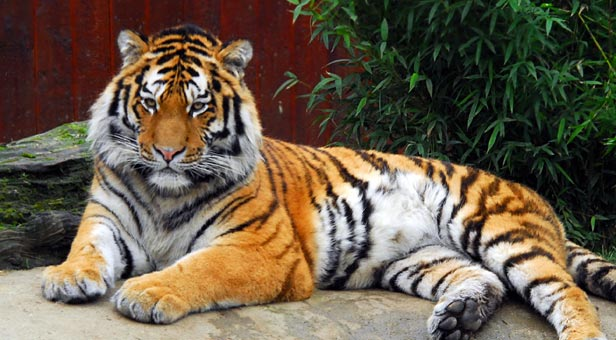
%> input picture KTH/Image analysis/lab3/tiger1.jpg, 616 x 340 px
$ octave q12.m   (GNU Octave 9; MATLAB toolbox functions it lacks are replaced by stand-ins)
%> lines starting %> are read from the running program, lines starting %| are printed output that depends on the picture
### KTH/Image analysis/lab3/graphcut_segm.m
function [ segm, prior ] = graphcut_segm(I, area, K, alpha, sigma)
% area = [ minx, miny, maxx, maxy ]

[h,w,c] = size(I);
dw = area(3) - area(1) + 1;
dh = area(4) - area(2) + 1;
mask = uint8([zeros(area(2)-1,w); zeros(dh,area(1)-1), ones(dh,dw), ...
	     zeros(dh,w-area(3)); zeros(h-area(4),w)]);
Ivec = single(reshape(I, size(I,1)*size(I,2), 3));

grey = single(rgb2gray(I));
h = fspecial('gaussian', [7,7], 0.5);
grey = imfilter(grey, h);
h = fspecial('sobel');
dx = imfilter(grey, h/4);
dy = imfilter(grey, h/4');
grad = sqrt(dx.^2 + dy.^2);
edge = (alpha*sigma)*ones(size(grey)) ./ (grad + sigma);

tic
for l=1:3

    fprintf('Find Gaussian mixture models...\n');
    fprob = mixture_prob2(I, K, 10, mask);
    bprob = mixture_prob2(I, K, 10, 1-mask);
    prior = reshape(fprob ./ (fprob + bprob), size(I,1), size(I,2), 1);
    toc

    fprintf('Find minimum cut...\n');
    [u, erriter, i] = cmf_cut(prior, edge);
    mask = uint8(u>0.5);
    toc

end

segm = int16(u>0.5) + 1;

### KTH/Image analysis/lab3/mixture_prob2.m
function prob = mixture_prob2(image, K, L, mask)

  % The height and width of the image
  [height, width, ~] = size(image);

  N = height * width;


% -------------- Store all pixels for which mask=1 in a Nx3 matrix -------------

  % Reshape image into 2D
  image_vec = im2double(reshape(image, N, 3));

  % Identify and obtain the masked pixels
  image_masked_vec = image_vec(find(mask), :);

  % The total number of masked pixels
  M = size(image_masked_vec, 1);


% ----------- Randomly initialize the K components using masked pixels ---------

  % mu_k -> centers
  [segmentation centers] = kmeans_segm_for_mixture(image_masked_vec, K, 10*L, 1421);

  % sigma_k
  cov = cell(K,1);
  cov(:) = {0.04 * rand * eye(3)};

  % w_k
  w = zeros(K, 1);

  for i = 1:K
    w(i) = sum(segmentation(:,1) == i);
  end

  w = w / sum(w,1);


  % Initialize p(i,k) for the masked pixels
  p = zeros(M, K);

  % Initialize g(i,k) for the masked pixels
  g = zeros(M, K);

  % The nominator of Step 1
  nom_p = zeros(M, K);


% ------------------------------- Iterate L times ------------------------------
  for l = 1:L

% --------- Expectation: Compute probabilities P_ik using masked pixels --------
    for kernel = 1:K

      g(:,kernel) = g_k(image_masked_vec, centers(kernel,:), cov{kernel});

      nom_p(:,kernel) = w(kernel) * g(:, kernel);

    end


    % The denominator of Step 1
    sum_denom_p = sum(nom_p,2);


    for kernel = 1:K
      p(:,kernel) = nom_p(:,kernel) ./ sum_denom_p;
    end


% --- Maximization: Update weights, means and covariances using masked pixels --
    for kernel = 1:K
      w(kernel) = sum(p(:, kernel), 1) / M;

      centers(kernel, :) = p(:,kernel)' * image_masked_vec / (sum(p(:, kernel), 1));
    end

    for kernel = 1:K

      diff = bsxfun(@minus, image_masked_vec, centers(kernel, :));

      nom_cov = diff' * (diff .* repmat(p(:,kernel), [1 3]));

      cov{kernel} =  nom_cov / sum(p(:, kernel), 1) + 0.0005 * diag(diag(rand(3)));
    end

  end


% ---------- Compute probabilities p(c_i) in Eq.(3) for all pixels I -----------
  pos_NK = zeros(N,K);

  for kernel = 1:K
    pos_NK(:,kernel) = g_k((image_vec), centers(kernel,:), cov{kernel}) * w(kernel);
    pos_NK(:,kernel) = pos_NK(:,kernel) / sum(pos_NK(:,kernel), 1);
  end

  pos = sum(pos_NK,2);

  prob = reshape(pos, height, width, 1);

end

### KTH/Image analysis/lab3/kmeans_segm_for_mixture.m
% Given an image,
% the number of cluster centers K,
% number of iterations L and
% a seed for initializing randomization,
% computes a segmentation (with a colour index per pixel) and the centers of all
% clusters in 3D colour space.
function [ segmentation, centers ] = kmeans_segm_for_mixture(image, K, L, seed)

  % The height and width of the image
  height = size(image, 1);
  width = size(image, 2);

  % Initialize random centers

  %centers = [255 255 255; 248 136 2];
  centers = [];

  rng(seed);
  rand_colours = rand(K, 3);

  centers = [centers; rand_colours];

  K = size(centers, 1);


  % This maps every pixel to the kernel closest to it
  segmentation = zeros(height * width, 1);

  % A pixels x centers matrix.
  pixel_to_kernel_distance = zeros(height * width, K);

  for l = 1:L

    % --------------------------------------------------------------------------
    % Assign each pixel to the cluster center for which the distance is minimum
    pixel_to_kernel_distance  = pdist2(image, centers, 'euclidean');

    [min_distance segmentation] = min(pixel_to_kernel_distance, [], 2);

    % --------------------------------------------------------------------------
    % Recompute each cluster center by taking the
    % mean of all pixels assigned to it
    for kernel = 1:K

      pixels = 0;

      means = zeros(1,3);
      means = double(means);

      for pixel = 1:height
        if segmentation(pixel) == kernel

          pixels = pixels + 1;

          means(1) = ((pixels - 1) * means(1) + image(pixel, 1)) / pixels;
          means(2) = ((pixels - 1) * means(2) + image(pixel, 2)) / pixels;
          means(3) = ((pixels - 1) * means(3) + image(pixel, 3)) / pixels;
        end
      end

      centers(kernel, :) = means;

    end % End kernel loop

  end % End l loop

end % End function

### KTH/Image analysis/lab3/q12.m
clear

scale_factor = 0.5;          % image downscale factor
area = [ 80, 110, 570, 300 ]; % image region to train foreground with
K = 4;                      % number of mixture components
alpha = 8.0;                 % maximum edge cost
sigma = 10.0;                % edge cost decay factor

I = imread('tiger1.jpg');
%> I is the input picture: size 340x616x3 uint8; mean R, G, B 106, 92.5, 74.4
I = imresize(I, scale_factor);
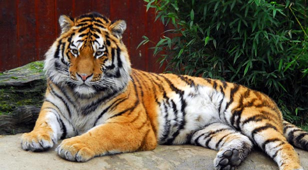
%> I: size 170x308x3 uint8; mean R, G, B 106, 92.5, 74.4
Iback = I;
area = int16(area*scale_factor);
[ segm, prior ] = graphcut_segm(I, area, K, alpha, sigma);
%> in graphcut_segm, `grey = single(rgb2gray(I));`:
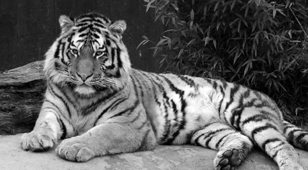
%> grey: size 170x308 single; min 0, max 255, mean 94.5
%> in graphcut_segm, `dx = imfilter(grey, h/4);`:
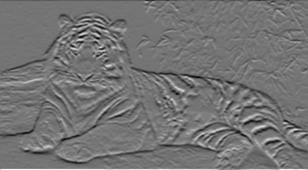
%> dx: size 170x308 single; min -182.7, max 216, mean -0.7; drawn with min black and max white
%> in graphcut_segm, `grad = sqrt(dx.^2 + dy.^2);`:
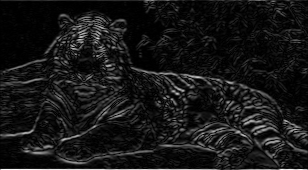
%> grad: size 170x308 single; min 0.000397, max 305.5, mean 27.8; drawn with min black and max white
%> in graphcut_segm, `edge = (alpha*sigma)*ones(size(grey)) ./ (grad + sigma);`:
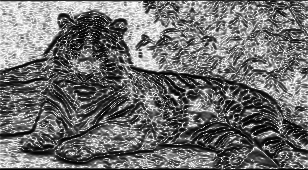
%> edge: size 170x308 single; min 0.254, max 8, mean 3.62; drawn with min black and max white
%> (the run ends here)
